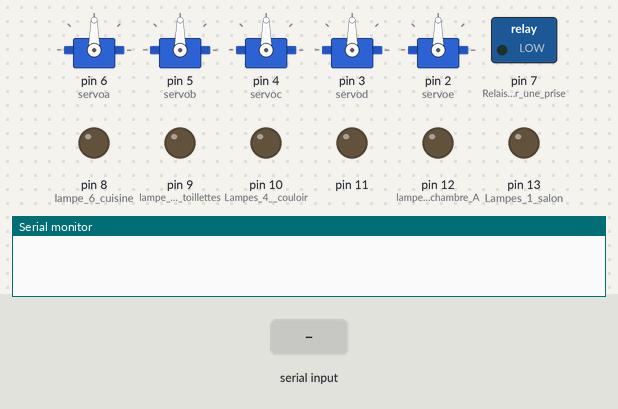
A sketch run on a simulated Arduino Uno, built with avr-gcc and run on an emulated ATmega328P. On the bench: 5 × servo, switched loads named in the sketch (green lamp = pin HIGH), output pins drawn as LEDs (lit = HIGH), the last lines printed to the serial monitor. The inputs (shaded band) are chosen by the test bench.

Above: at 1.2 s.
1.3 s: "1\n" received over Serial
At 2.0 s:
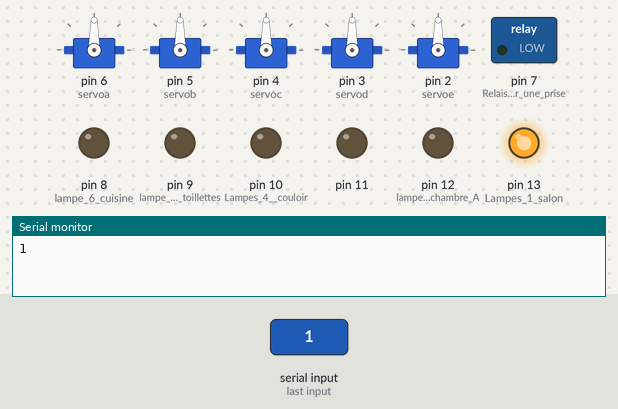
2.8 s: byte 106 ('j') received over Serial
At 3.1 s:
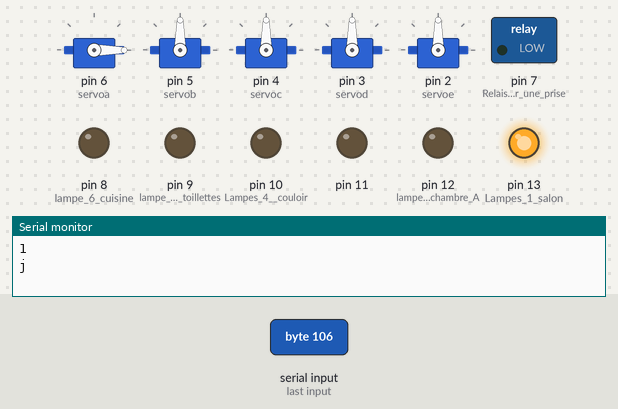
4.3 s: byte 97 ('a') received over Serial
At 5.4 s:
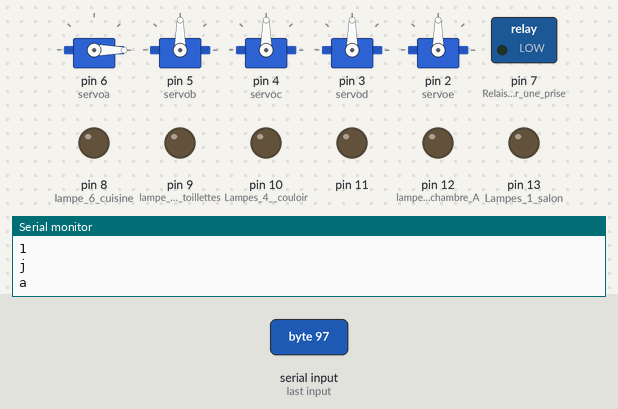
5.8 s: byte 107 ('k') received over Serial
At 6.6 s:
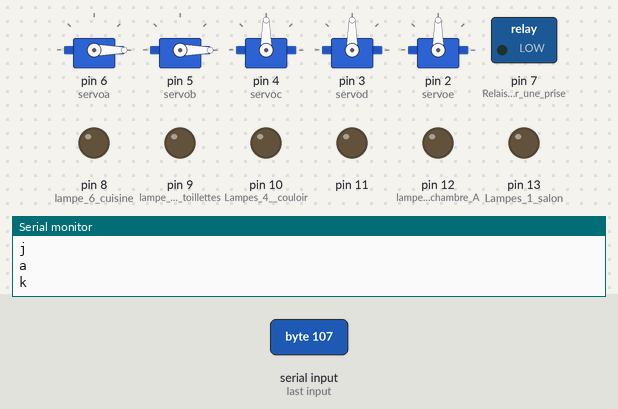
7.3 s: byte 50 ('2') received over Serial
At 7.7 s:
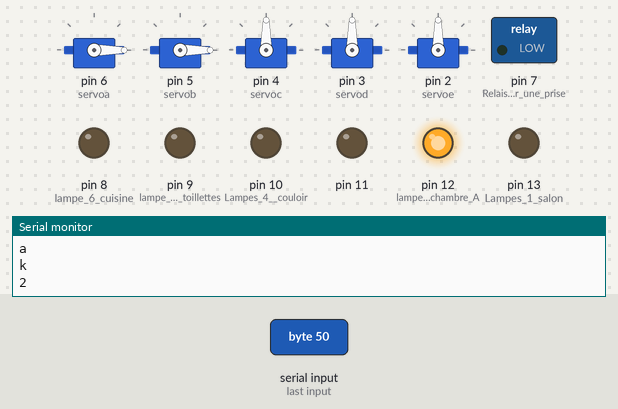
8.8 s: byte 51 ('3') received over Serial
At 10.1 s:
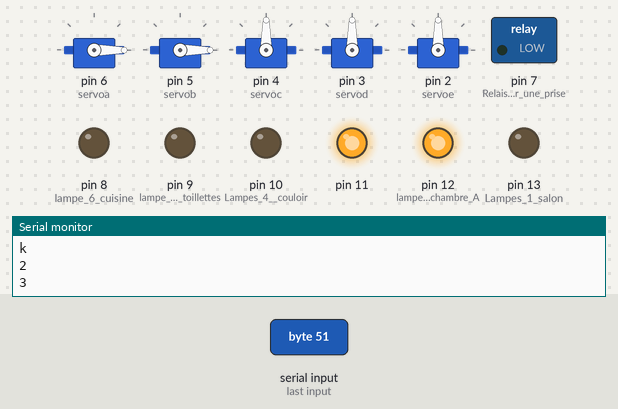
Timing chart, 0 to 11.3 s (numbered marks = the images above; inputs shaded):
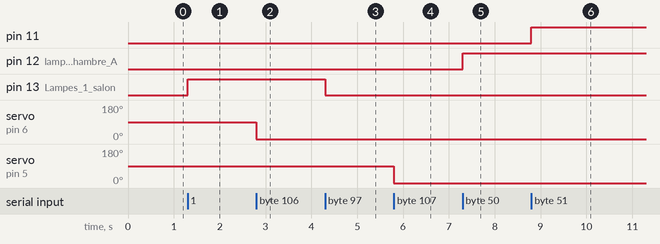

The sketch:

sketch_apr22a.ino
```cpp
char Incoming_value = 0;
#include <Servo.h>
Servo servoa;
Servo servob;
Servo servoc;
Servo servod;
Servo servoe;
//Servo servof;
void setup() {
  Serial.begin(9600);
  pinMode(13, OUTPUT);  // Lampes 1 salon
  pinMode(12, OUTPUT);  // lampes 2 chambre A
  pinMode(11, OUTPUT);  /// lampes 3 chambre b
  pinMode(10, OUTPUT);  // Lampes 4  couloir
  pinMode(9, OUTPUT);   // lampe 5  toillettes
  pinMode(8, OUTPUT);   // lampe 6 cuisine
  pinMode(7, OUTPUT);   // Relais pour une prise
  //////// Pour l'exterieur crépusculaire//////
  servoa.attach(6, 100, 200);  /// Porte battante 1 salon
  servob.attach(5, 100, 200);  /// Porte battante 2 chambre pARENT
  servoc.attach(4, 100, 200);  /// Porte battante 3 CHAMBRE Enfant
  servod.attach(3, 100, 200);  /// Porte battante 4 cuisne barza
  servoe.attach(2, 100, 200);  /// Porte battante 5 cuisine couloir
 // servof.attach(5, 100, 200);  /// Porte battante 6 toilettes
}

void loop() {
  if (Serial.available() > 0) {
    Incoming_value = Serial.read();
    Serial.print(Incoming_value);
    Serial.print("\n");

    ///////////// LUMIERES-ECLAIRAGES ///////////////////
    //Salon
    if (Incoming_value == '1') { digitalWrite(13, HIGH); }
    if (Incoming_value == 'a') { digitalWrite(13, LOW); }
    // Chambre Parent
    if (Incoming_value == '2') { digitalWrite(12, HIGH); }
    if (Incoming_value == 'b') { digitalWrite(12, LOW); }
    // Chambre Enfant
    if (Incoming_value == '3') { digitalWrite(11, HIGH); }
    if (Incoming_value == 'c') { digitalWrite(11, LOW); }
    // couloir
    if (Incoming_value == '4') { digitalWrite(10, HIGH); }
    if (Incoming_value == 'd') { digitalWrite(10, LOW); }
    // toilettes
    if (Incoming_value == '5') { digitalWrite(9, HIGH); }
    if (Incoming_value == 'e') { digitalWrite(9, LOW); }
    // cuisine
    if (Incoming_value == '6') { digitalWrite(8, HIGH); }
    if (Incoming_value == 'f') { digitalWrite(8, LOW); }
    // prise
    if (Incoming_value == '7') { digitalWrite(7, HIGH); }
    if (Incoming_value == 'g') { digitalWrite(7, LOW); }

    ///////// PORTES BATTANTE /////////////////
    // porte battante 1 Salon
    if (Incoming_value == '10') {
      // ouvrir la porte
      servoa.write(90);
      delay(500);
    }
    if (Incoming_value == 'j'){
      ///fermer la porte
      servoa.write(-90);
    delay(500);
  }

  ////porte battante 2 chambre parent
  if (Incoming_value == '11') {
    // ouvrir la porte
    servob.write(90);
    delay(500);
  }
  if (Incoming_value == 'k') {
    ///fermer la porte
    servob.write(-90);
    delay(500);
  }

  // porte battante 3 chambr enfants
    if (Incoming_value == '12') {
      // ouvrir la porte
      servoc.write(90);
      delay(500);
    }
    if (Incoming_value == 'l'){
      ///fermer la porte
      servoc.write(-90);
    delay(500);
  }

  ////porte battante 4 cuisine barza
  if (Incoming_value == '13') {
    // ouvrir la porte
    servod.write(90);
    delay(500);
  }
  if (Incoming_value == 'm') {
    ///fermer la porte
    servod.write(-90);
    delay(500);
  }

  // porte battante 5 cuisine couloir
    if (Incoming_value == '14') {
      // ouvrir la porte
      servoe.write(90);
      delay(500);
    }
    if (Incoming_value == 'n'){
      ///fermer la porte
      servoe.write(-90);
    delay(500);
  }

  /*///porte battante 6 toilettes
  if (Incoming_value == '15') {
    // ouvrir la porte
    servof.write(90);
    delay(500);
  }
  if (Incoming_value == 'o') {
    ///fermer la porte
    servof.write(-90);
    delay(500);
  }
*/

  ////////// PORTES COULISSANTES////////////////////////////
  // Principale-entrée
  //         if  (Incoming_value=="8"){
  // ouvrir la porte
  //       }
  //      if  (Incoming_value=='h'){
  ///fermer la porte
  //     }

  // salon entrée
  //         if  (Incoming_value=="9"){
  // ouvrir la porte
  //       }
  //      if  (Incoming_value=='i'){
  ///fermer la porte
  //     }

}
}
```

Measured:
- after the input at 1.3 s, pin 13 (Lampes_1_salon): LOW → HIGH at once
- after the input at 2.8 s, servo on pin 6 (servoa): 90° → 0° at once
- after the input at 4.3 s, pin 13 (Lampes_1_salon): HIGH → LOW at once
- after the input at 5.8 s, servo on pin 5 (servob): 90° → 0° at once
- after the input at 7.3 s, pin 12 (lampes_2_chambre_A): LOW → HIGH at once
- after the input at 8.8 s, pin 11: LOW → HIGH at once
